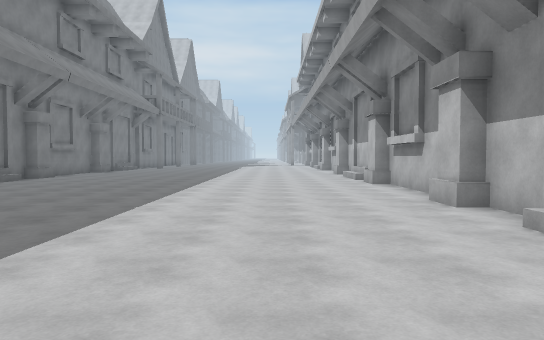
View 1 (above)

16 first-person views from a walk through a Unity game level. The camera is 1.5 m above the floor, tilts 2° down and sees 70° across. The floor is counted in squares, 2 m on a side. Each view is taken from the middle of a square. On the plan, view 1 faces up. The plan holds only what a view shows up to about 12 squares ahead; the rest is blank. The place goes on beyond the plan.

View 2
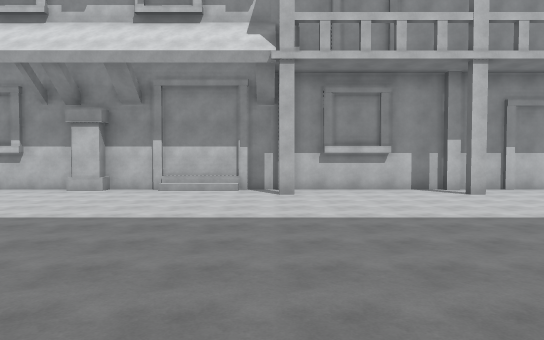

View 3
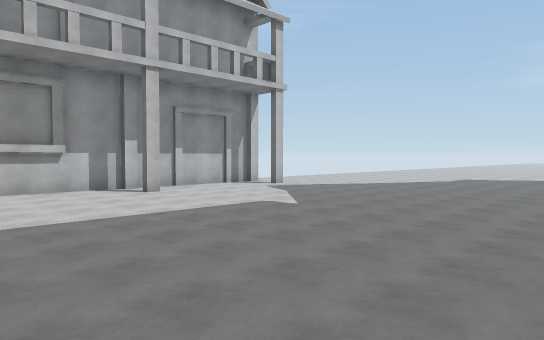

View 4
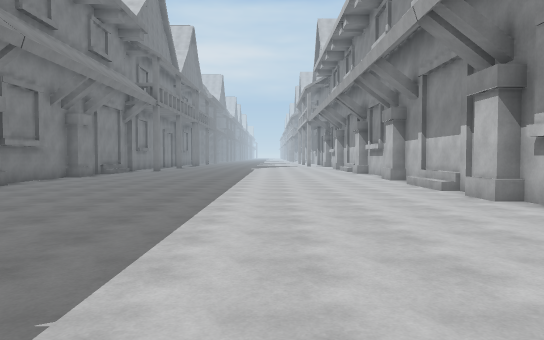

View 5
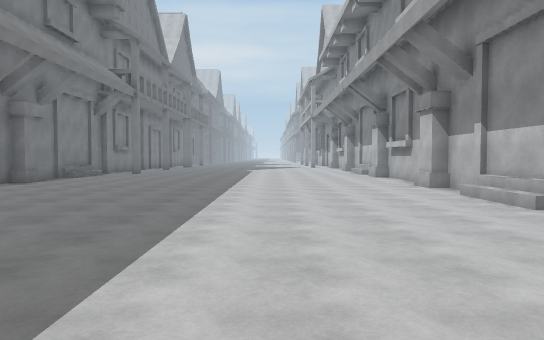

View 6
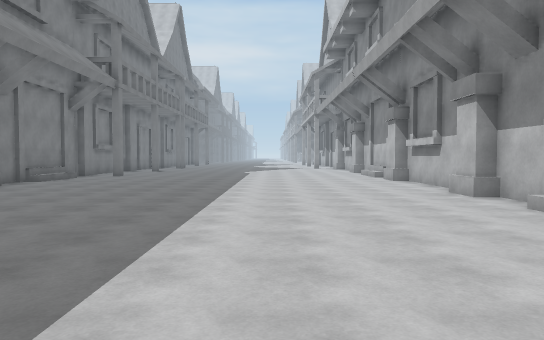

View 7
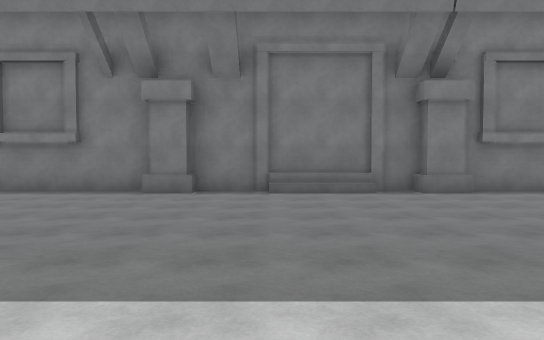

View 8
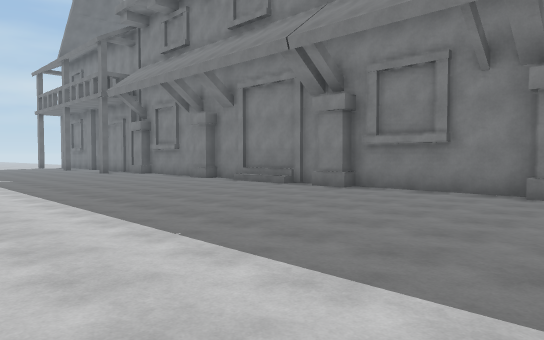

View 9
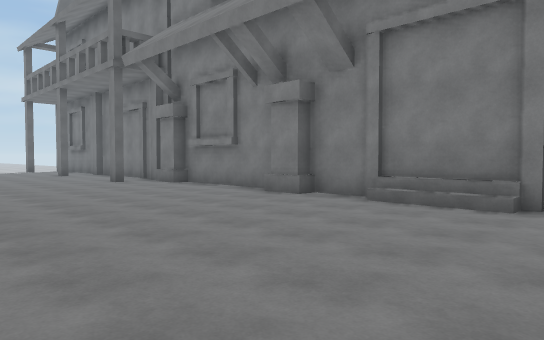

View 10
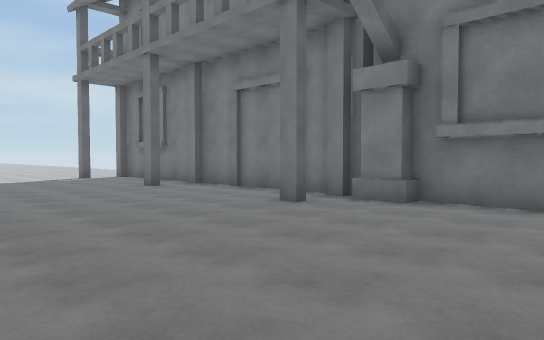

View 11
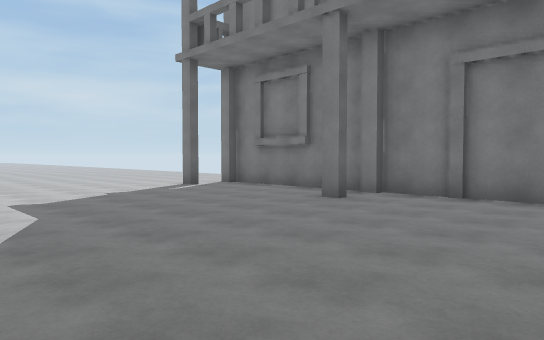

View 12
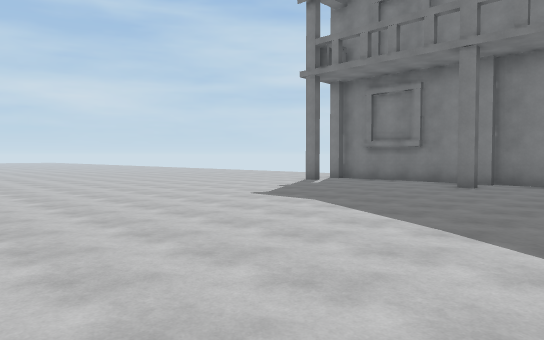

View 13
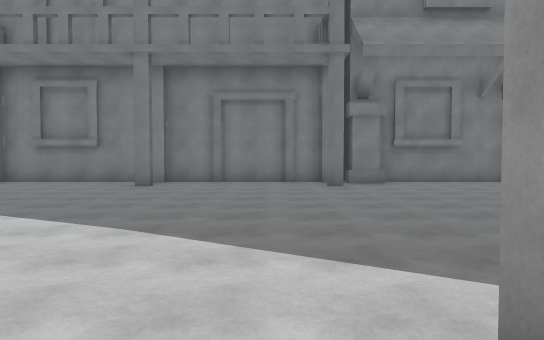

View 14
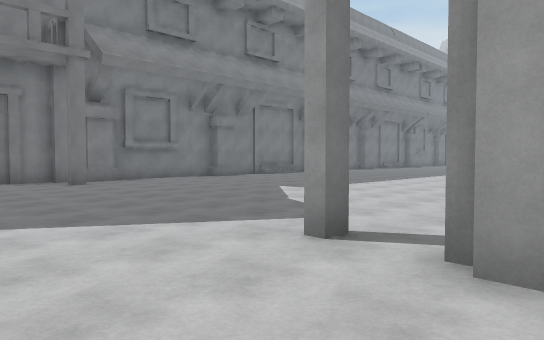

View 15
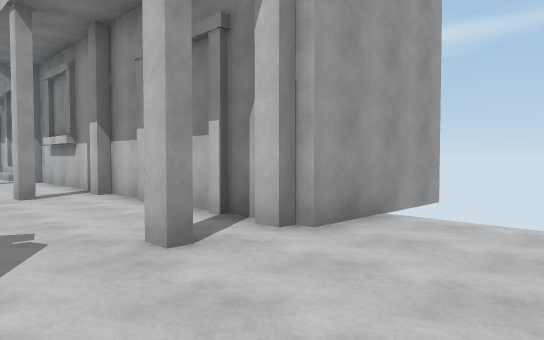

View 16
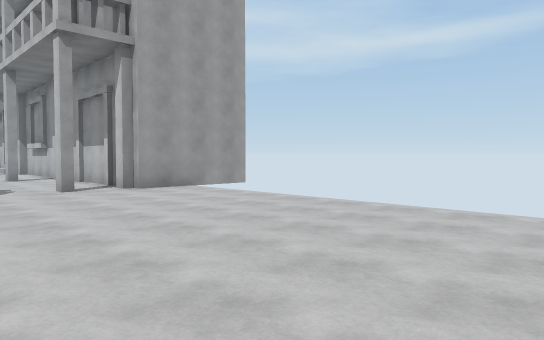

### Floor plan
Points are (right, up) in squares from view 1. A wall is a line through its corners. A room is listed if a view was taken in it or the views show most of it. See-through windows are left out.
Room 1 (views 1, 2, 3, 4, 5, 6, 7, 8, 9, 10, 11, 12, 13, 14, 15, 16)
walls: (3.2, 0.8) (3.2, 5.8) (2.7, 5.8); (-8.3, 2.5) (-8.3, -2.2) (-8, -2.2) (-8, -3.1); (2.9, 5.8) (2.9, 6.6); (3.2, -4) (3.2, 0.5); (2.9, -4.4) (2.9, -3.9); (-8.3, -3.2) (-8.3, -7) (-8, -7) (-8, -7.7) (-8.9, -7.7); (3.2, 6.8) (3.2, 10.6) (2.7, 10.6); (-8.4, 8.3) (-8, 8.3) (-8, 7.4); (-6.8, -8.1) (-6.8, -8.6); (2.9, 10.5) (2.9, 11.4); (3.2, -8.6) (3.2, -4.2); (-8.3, -8.5) (-8.3, -13.1); (3.2, 12) (3.2, 16.2) (2.7, 16.2); (5.5, -9.4) (2.9, -9.4) (2.9, -8.8); (-8, 14.1) (-8, 13.2) (-8.3, 13.2) (-8.3, 3.5) (-8, 3.5) (-8, 2.5); (-6.8, -13) (-6.8, -13.5); (-8.3, -13.5) (-8.3, -17.9); (2.9, 16.2) (2.9, 17.1); (3.2, 17.8) (3.2, 20.9); (-8, 18.9) (-8, 17.9) (-8.3, 17.9) (-8.3, 14.1); (-6.8, -17.8) (-6.8, -18.2); (-8.3, 21.1) (-8.3, 19.4)
low walls: (2.7, 1.9) (2.7, 2.5); (2.9, 1.9) (2.9, 2.5); (2.7, 5.8) (2.7, 6.8); (2.7, 10.6) (2.7, 11.5); (2.7, 16.2) (2.7, 17.1); (3.2, 20.9) (2.6, 20.9)
ways out: gap at (-8, -13)

Where each view was taken, in squares from view 1:
view 1: 0 up, 0 right, facing up
view 2: 1 up, 8 left, facing right
view 3: 1 up, 8 left, facing down-right
view 4: 4 up, 1 left, facing up
view 5: 7 up, 1 left, facing up
view 6: 9 up, 1 left, facing up
view 7: 10 up, 0 right, facing left
view 8: 9 up, 0 right, facing down-left
view 9: 3 up, 2 left, facing down-left
view 10: 4 down, 2 left, facing down-left
view 11: 9 down, 1 left, facing down-left
view 12: 10 down, 3 right, facing down-left
view 13: 10 down, 3 right, facing left
view 14: 12 down, 4 right, facing up-left
view 15: 12 down, 0 right, facing up-right
view 16: 18 down, 1 left, facing up-right
